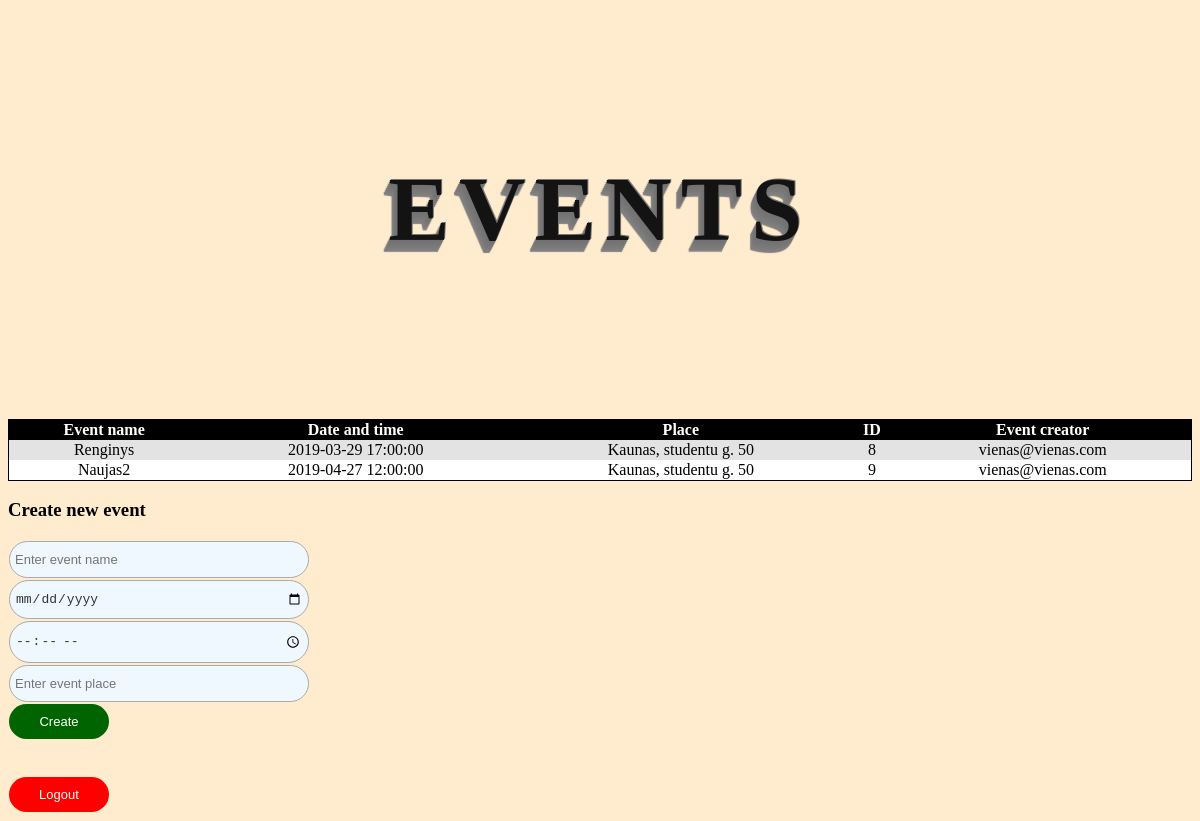
/ND/ND_Evaldas2/logged_in.php (signed in), run on the app's committed database.
### tables this page shows
CREATE TABLE `event` (
  `Name` varchar(60) NOT NULL,
  `Date_and_time` datetime NOT NULL,
  `Place` varchar(80) NOT NULL,
  `ID` int(11) NOT NULL,
  `Creator` varchar(80) NOT NULL
);

### ND/ND_Evaldas2/logged_in.php (the view, shortened to what this page needs)
<!doctype html>
<html>
<head>
    <link href = "style.css" rel = "stylesheet" />
</head>
<body>
<div class="Events">
    <h2>Events</h2>
    <table>
        <tr>
            <th>Event name</th>
            <th>Date and time</th>
            <th>Place</th>
            <th>ID</th>
            <th>Event creator</th>
        </tr>
        <?php
        if($_SESSION['user'] != null){
            $conn = new mysqli("localhost","root","","nd");
            $email = $_SESSION['user'];
            $sql = "SELECT * FROM event where Creator = '$email'";
            $result = $conn->query($sql);
            if($result->num_rows > 0) {
                while($row = $result->fetch_assoc()){
                    if($row["Creator"] === $_SESSION['user']){
                        $name = $row["Name"];
                        $date_time = $row["Date_and_time"];
                        $place = $row["Place"];
                        $id = $row["ID"];
                        $creator = $row["Creator"];
                        echo "<tr>
                            <td>$name</td>
                            <td>$date_time</td>
                            <td>$place</td>
                            <td>$id</td>
                            <td>$creator</td>
                            </tr>";
                    }
                }
            }
            else{
                echo "<div class=\"alert\" id=\"error\">No events created</div>";
            }
        }
        else{
            session_destroy();
            header('Location: index.php');
        }
        ?>
    </table>
</div>
<h3>Create new event</h3>
<form method="post" action="?">
    <input type="name" placeholder="Enter event name" name="name"/><br/>
    <input type="date" placeholder="Enter event date" name="date"/><br/>
    <input type="time" placeholder="Enter event time" name="time"/><br/>
    <input type="place" placeholder="Enter event place" name="place"/><br/>
    <input type="submit" value="Create" name="submit1"/>
</form>
<form method="post" action="?">
    <br/>
    <br/>
    <input type="submit" value="Logout" name="logout"/>
</form>
</body>
</html>

### style.css (style rules this page uses)
body { background-color: blanchedalmond; }
input { background: aliceblue; border:1px solid #aaa; border-radius:30px; padding:10px 5px; font-size: 13px; margin: 1px; color:#333; width: 100%; box-sizing:border-box; }
input[type = "submit"] { background: darkgreen; color: white; border: 1px; }
table { width: 100%; border: 1px solid black; border-collapse: collapse; padding: 1px; }
th { background-color: black; color: white; }
tr:nth-child(even) { background-color: #e3e3e3; color: black; text-align: center; }
tr:nth-child(odd) { background-color: #ffffff; color: black; text-align: center; }
h2 { font-family: "Avant Garde", Avantgarde; font-size: 92px; padding: 80px 50px; text-align: center; text-transform: uppercase; text-rendering: optimizeLegibility; color: #131313; letter-spacing: .1em; text-shadow: 1px -1px 0 #767676, -1px 2px 1px #737272, -2px 4px 1px #767474, -3px 6px 1px #787777, -4px 8px 1px #7b7a7a, -5px 10px 1px #7f7d7d, -6px 12px 1px #828181; }
input[name="submit1"] { width: 100px; background: darkgreen; color: white; border: 1px; }
input[type="name"], [type="date"], [type="time"], [type="place"] { width: 300px; background: aliceblue; border:1px solid #aaa; border-radius:30px; padding:10px 5px; font-size: 13px; margin: 1px; color:#333; box-sizing:border-box; }
input[name="logout"] { width: 100px; background: red; color: white; border: 1px; }

### data on the page
event: Name "Renginys", Date_and_time "2019-03-29 17:00:00", Place "Kaunas, studentu g. 50", ID "8", Creator "vienas@vienas.com"
event: Name "Naujas2", Date_and_time "2019-04-27 12:00:00", Place "Kaunas, studentu g. 50", ID "9", Creator "vienas@vienas.com"
